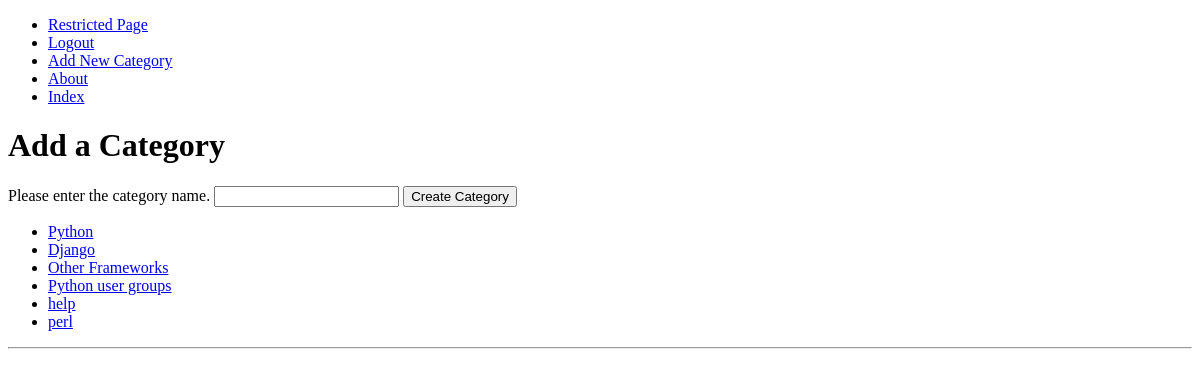
Page /rango/add_category/ (signed in) on the earlier database version.
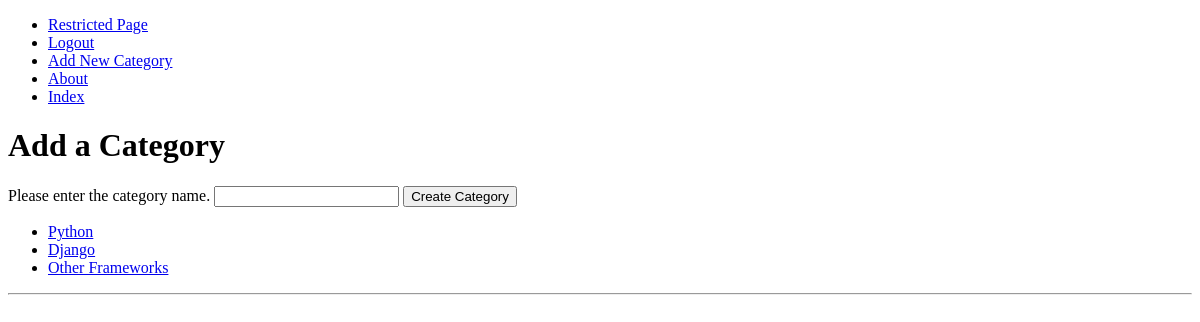
Same page on the later database version.
### rango/models.py (models this page shows, shortened)
class Category(models.Model):
    name = models.CharField(max_length=128, unique=True)
    likes = models.IntegerField(default=0)
    views = models.IntegerField(default=0)
    slug = models.SlugField(unique=True)
    class Meta:
        verbose_name_plural = 'Categories'

### rango/views.py (the view, shortened to what this page needs)
@login_required
def add_category(request):
    form = CategoryForm()
    return render(request, 'rango/add_category.html', {'form': form})

### rango/forms.py
class CategoryForm(forms.ModelForm):
    name = forms.CharField(max_length=128,
                           help_text="Please enter the category name.")
    views = forms.IntegerField(widget=forms.HiddenInput(), initial=0)
    likes = forms.IntegerField(widget=forms.HiddenInput(), initial=0)
    slug = forms.CharField(widget=forms.HiddenInput(), required=False)
    class Meta:
        model=Category
        fields=['name',]

### rango/templatetags/rango_template_tags.py (called while the page is built)
@register.inclusion_tag('rango/cats.html')
def get_category_list(cat=None):
    return {'cats':Category.objects.all(),
            'act_cat':cat}

### templates/rango/add_category.html (shortened to what this page needs)
{% extends 'rango/base.html' %}
{% load staticfiles %}
{% block body_block %}
        <h1>Add a Category</h1>
        <div>
            <form id="category_form" method="post" action="/rango/add_category/">
                {% for field in form.visible_fields %}
                    {{ field.help_text }}
                    {{ field }}
                {% endfor %}
                <input type="submit" name="submit" value="Create Category" />
            </form>
        </div>
{% endblock %}

### templates/rango/cats.html
<ul>
<!{%if cats %}>
    {% for c in cats %}
        {% if c == act_cat %}
            <li><strong><a href="{% url 'show_category' c.slug %}">{{ c.name }}</a></strong></li>
        {% else %}
            <li><a href="{% url 'show_category' c.slug %}">{{ c.name }}</a></li>
        {% endif %}
    {% endfor %}
<!{% else%}>
    <li><strong>There are no categories present</strong></li>
<!{% endif %}>
</ul>

Differences in the rows shown:
removed Category: name "Python user groups"
removed Category: name "help"
removed Category: name "perl"
